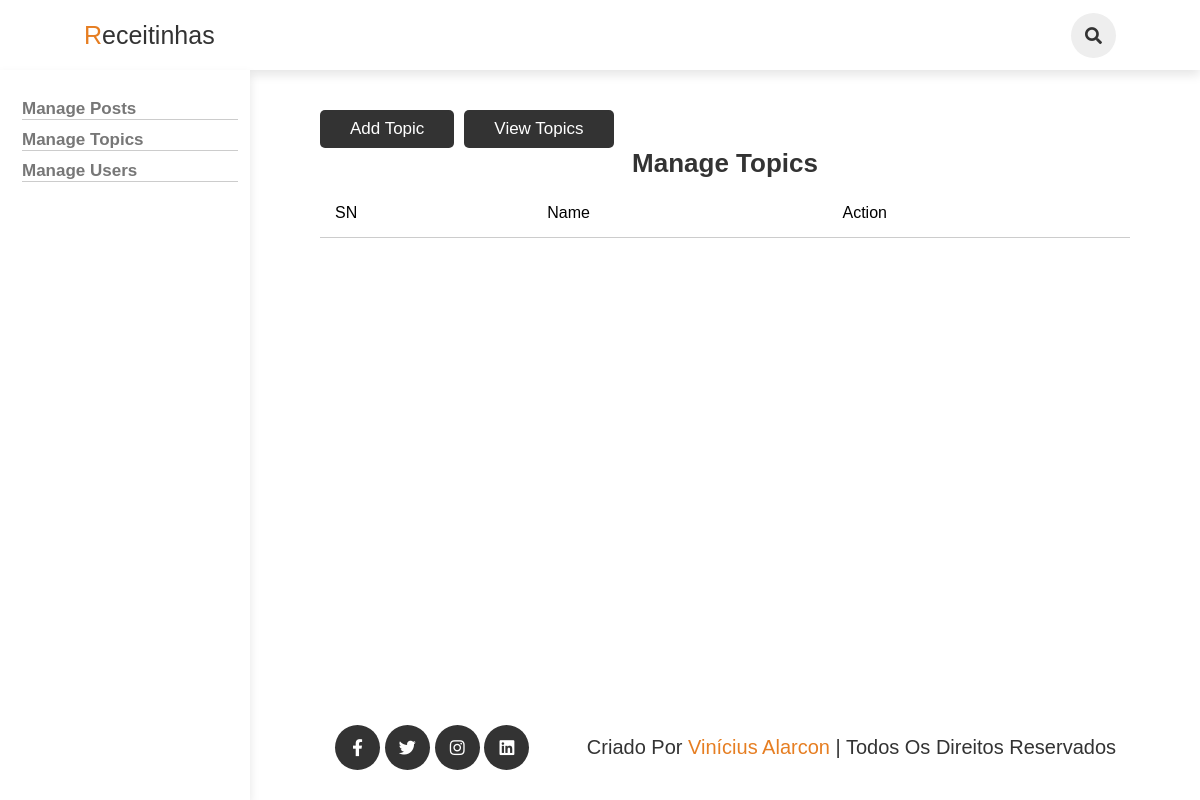
/admin/topics/index.php, run on an earlier commit of the app's database.
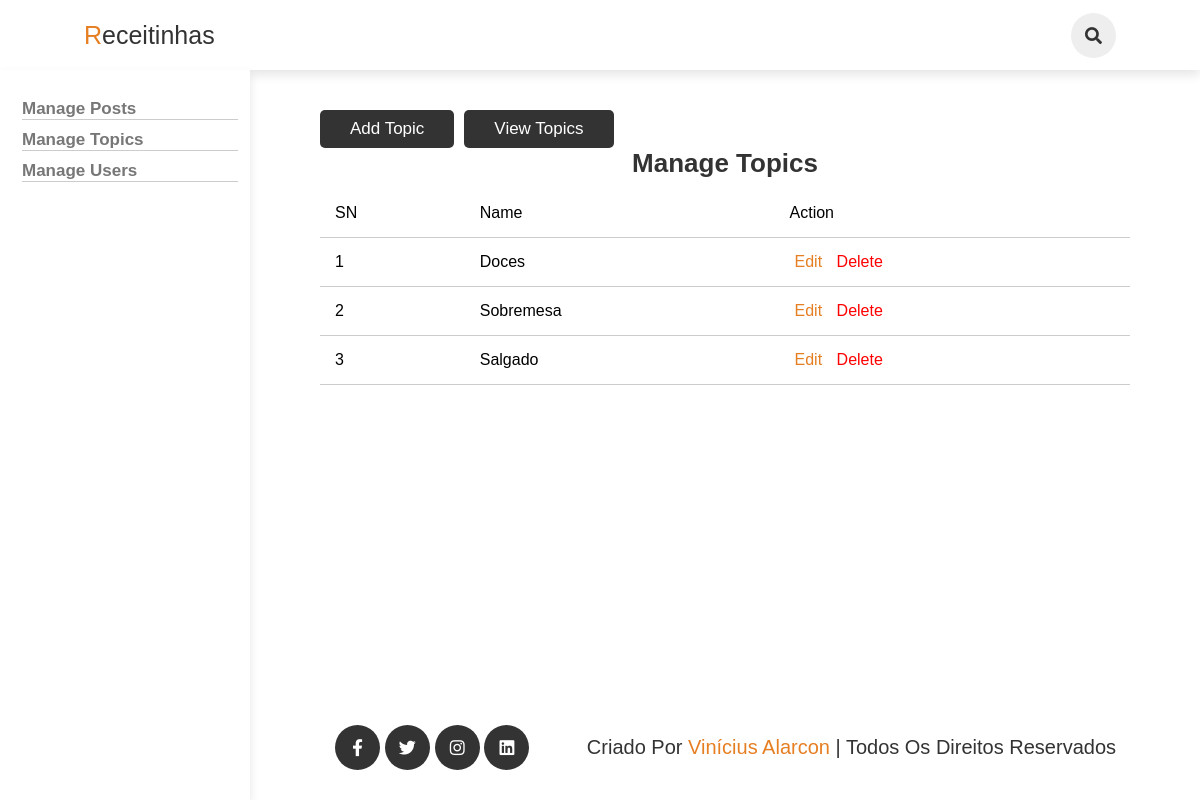
And on a later commit of the database.
### tables this page shows
CREATE TABLE `topics` (
  `id` int(11) NOT NULL,
  `name` varchar(100) NOT NULL,
  `description` text NOT NULL
);

### app/models/Topic.php (called while the page is built, shortened)
<?php
require(ROOT_PATH . "/app/database/connect.php");
function selectAllTopics()
{
    global $pdo;
    $sql = "SELECT * FROM topics";
    $stmt = $pdo->prepare($sql);
    $stmt->execute();
    $result = $stmt->fetchAll(PDO::FETCH_ASSOC);
    return $result;
}

### app/controllers/topics.php (called while the page is built, shortened)
<?php
    require(ROOT_PATH . "/app/models/Topic.php");
    $topics = selectAllTopics();

### admin/topics/index.php (the view, shortened to what this page needs)
<?php
    require(ROOT_PATH . "/app/controllers/topics.php");
?>
<!DOCTYPE html>
<html lang="pt-BR">
<head>
    <link rel="stylesheet" href="https://cdnjs.cloudflare.com/ajax/libs/font-awesome/5.15.3/css/all.min.css">
    <link rel="stylesheet" href="../../assets/css/admin.css">
</head>
<body>
<?php include(ROOT_PATH . "/app/includes/header-admin.php"); ?>
<section class="container" id="posts">
    <?php include(ROOT_PATH . "/app/includes/sidebar-admin.php"); ?>
    <div class="content-container">
        <div class="content">
           <div class="buttons">
                <a href="<?= BASE_URL . '/admin/topics/create-topic.php'?>" class="btn">Add Topic</a>
                <a href="<?= BASE_URL . '/admin/topics/index.php'?>" class="btn">View Topics</a>
           </div>
            <div class="main-content">
                <h1 class="title">Manage Topics</h1>
                <table>
                    <thead>
                        <th>SN</th>
                        <th>Name</th>
                        <th colspan="2">Action</th>
                    </thead>
                    <tbody>
                        <?php foreach($topics as $key => $topic): ?>
                            <tr>
                                <td><?= $key + 1?></td>
                                <td><?= $topic["name"]?></td>
                                <td>
                                    <a href="<?= BASE_URL . '/admin/topics/edit-topic.php?id='. $topic["id"]?>" class="edit">Edit</a>
                                    <a href="<?= BASE_URL . '/admin/topics/index.php?del_id='. $topic["id"]?>" class="delete">Delete</a>
                                </td>
                            </tr>
                        <?php endforeach; ?>
                    </tbody>
                </table>
            </div>
        </div>
    </div>
</section>
<?php include(ROOT_PATH . "/app/includes/footer.php"); ?>
</body>
</html>

What changed in the data, as far as the page shows it:
added topics: name "Doces"
added topics: name "Sobremesa"
added topics: name "Salgado"
